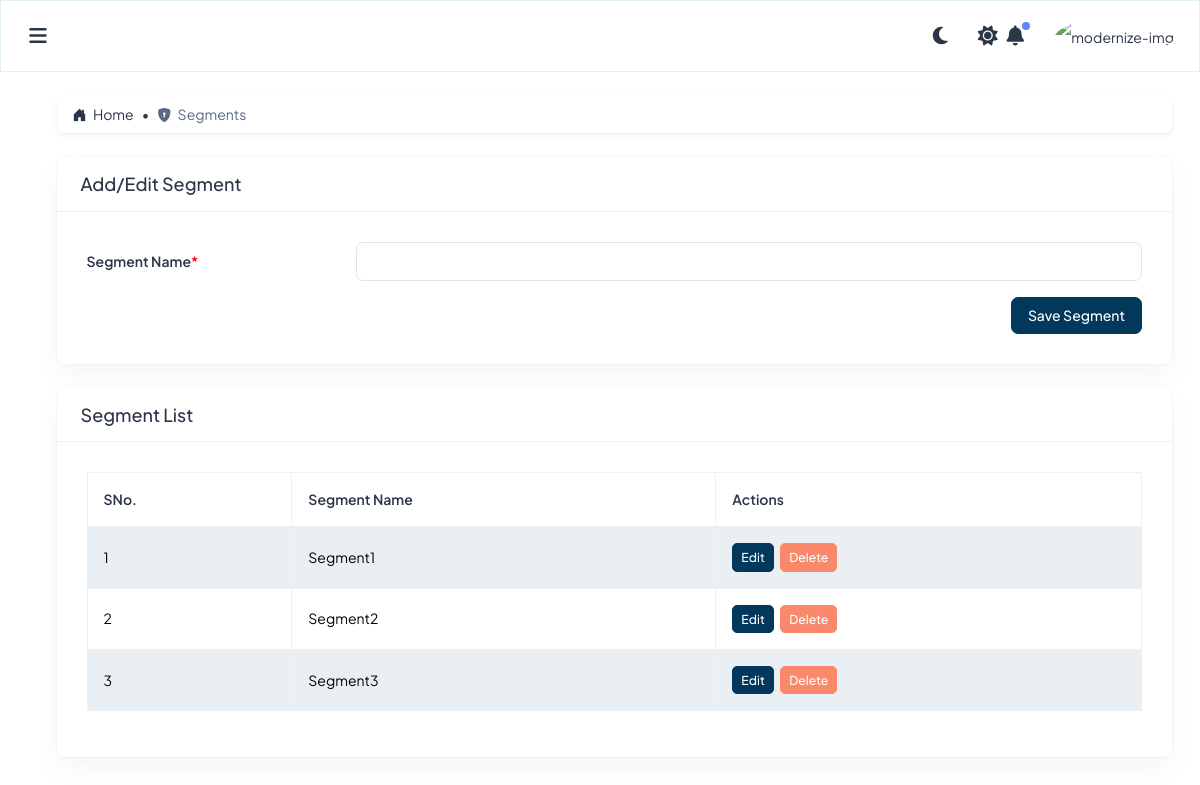
The page /segments/ on the database its author committed.
### incentives/models.py (models this page shows, shortened)
class AuditMixin(models.Model):
    created_by = models.CharField(max_length=100, null=True, blank=True)
    updated_by = models.CharField(max_length=100, null=True, blank=True)
    created_at = models.DateTimeField(default=timezone.now)
    updated_at = models.DateTimeField(auto_now=True)
    class Meta:
        abstract = True

class Segment(AuditMixin):
    name = models.CharField(max_length=100, unique=True)

### incentives/views.py (the view)
# urls.py: path('segments/', views.segment, name='segment'),
def segment(request):
    edit_id = request.GET.get('edit')
    delete_id = request.POST.get('delete_id')
    if delete_id:
        segment = get_object_or_404(Segment, id=delete_id)
        segment.delete()
        messages.success(request, "Segment deleted successfully.")
        return redirect('segment')  # Update with your url name
    if edit_id:
        segment = get_object_or_404(Segment, id=edit_id)
    else:
        segment = Segment()
    if request.method == 'POST' and not delete_id:
        form = SegmentForm(request.POST, instance=segment)
        if form.is_valid():
            form.save()
            messages.success(request, "Segment saved successfully.")
            return redirect('segment')  # Update with your url name
    else:
        form = SegmentForm(instance=segment)
    segments = Segment.objects.all()
    return render(request, 'owner/master/segment.html', {
        'form': form,
        'Segments': segments,
        'title': 'Add/Edit Segment',
        'button_label': 'Save Segment'
    })

### incentives/forms.py
class SegmentForm(ModelForm):
    class Meta:
        model = Segment
        fields = ['name']

### incentives/templatetags/permissions_tags.py (called while the page is built)
@register.filter
def has_any_permission(permissions, value):
    try:
        module, action = [s.strip() for s in value.split(",")]
        return permissions.get((module, action), False)
    except ValueError:
        return False

### incentives/templates/owner/master/segment.html (shortened to what this page needs)
{% extends 'layouts/layout.html' %}
{% load static %}  {% load permissions_tags %}
{% load form_filters %}
{% block content %}
<div class="card mb-4 shadow-sm">
  <div class="card-body py-2 px-3">
    <nav aria-label="breadcrumb">
      <ol class="breadcrumb mb-0">
        <li class="breadcrumb-item">
          <a href="{% url 'admin_dashboard' %}" class="text-decoration-none text-custom">
            <i class="bi bi-house-door-fill me-1"></i> Home
          </a>
        </li>
        <li class="breadcrumb-item active" aria-current="page">
          <i class="bi bi-shield-lock-fill me-1"></i> Segments
        </li>
      </ol>
    </nav>
  </div>
</div>
<div class="col-lg-12 mb-4">
  <div class="card">
    <div class="px-4 py-3 border-bottom">
      <h4 class="card-title mb-0">{{ title }}</h4>
    </div>
    <div class="card-body">
      <form method="post" novalidate>
        <div class="mb-3 row align-items-center">
          <label class="col-sm-3 col-form-label">Segment Name<span class="mandy">*</span></label>
          <div class="col-sm-9">
            <input type="text" name="name" class="form-control" value="{{ form.name.value|default:'' }}" required>
          </div>
        </div>
        <div class="text-end">
          <button type="submit" class="btn btn-custom">{{ button_label }}</button>
        </div>
      </form>
    </div>
  </div>
</div>
<div class="col-lg-12">
  <div class="card">
    <div class="px-4 py-3 border-bottom">
      <h4 class="card-title mb-0">Segment List</h4>
    </div>
    <div class="card-body">
      <div class="table-responsive">
        <table class="table table-bordered table-striped align-middle">
          <thead>
            <tr>
              <th>SNo.</th>
              <th>Segment Name</th>
              <th>Actions</th>
            </tr>
          </thead>
          <tbody>
            {% for Segment in Segments %}
            <tr>
              <td>{{ forloop.counter }}</td>
              <td>{{ Segment.name }}</td>
              <td>
                <a class="btn btn-custom btn-sm me-1" href="?edit={{ Segment.id }}">Edit</a>
                <form method="post" style="display:inline;">
                  <button type="submit" class="btn btn-danger btn-sm" onclick="return confirm('Are you sure you want to delete this Segment?')">Delete</button>
                </form>
              </td>
            </tr>
            {% empty %}
            <tr>
              <td colspan="3" class="text-center">No Segments found.</td>
            </tr>
            {% endfor %}
          </tbody>
        </table>
      </div>
    </div>
  </div>
</div>
{% endblock %}

### incentives/static/css/main.css (style rules this page uses)
:root { --theme-color: #02385c; --secondary-color:#017d91; --text-color: #ffffffba; --shadow-color:#017d911f; }
.btn-custom { --bs-btn-color: #fff; --bs-btn-bg: var(--theme-color); --bs-btn-border-color: var(--theme-color); --bs-btn-hover-color: #fff; --bs-btn-hover-bg: var(--theme-color); --bs-btn-hover-border-color: var(--theme-color); --bs-btn-focus-shadow-rgb: 255, 186, 65; --bs-btn-active-color: #fff; --bs-btn-active-bg: var(--theme-color); --bs-btn-active-border-color: var(--theme-color); --bs-btn-active-shadow: inset 0 3px 5px rgba(0, 0, 0, 0.125); --bs-btn-disabled-color: #fff; --bs-btn-disabled-bg: var(--theme-color); --bs-btn-disabled-border-color: var(--theme-color); }
.mandy { color: red; }

### rows shown on the page
Segment: name "Segment1"
Segment: name "Segment2"
Segment: name "Segment3"

### other values the page prints
{{ title }} "Add/Edit Segment"
{{ button_label }} "Save Segment"
